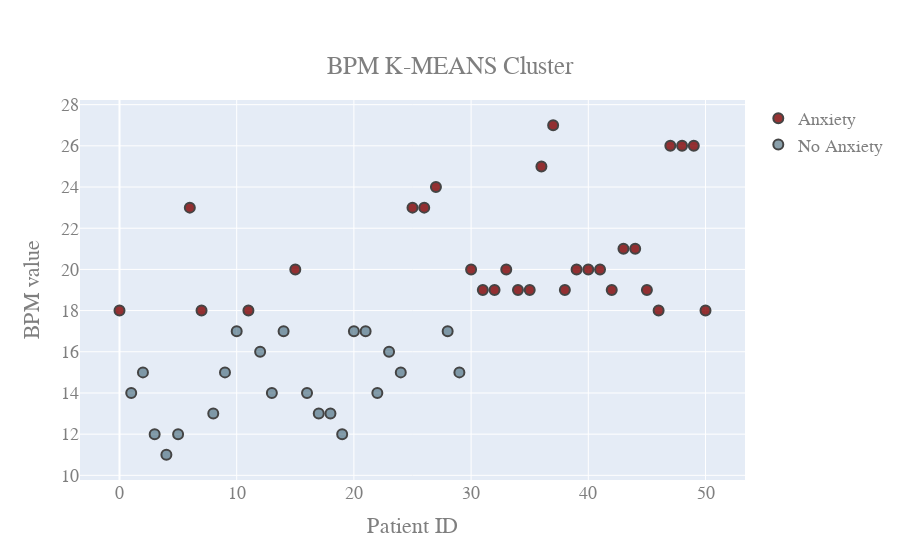

This figure's notebook cell:
### Code cell
import plotly.graph_objects as go
import numpy as np
from sklearn.cluster import KMeans

X_axis = df["BPM"].dropna()
Y = np.arange(len(X))

X = np.array(df["BPM"].dropna()).reshape(-1, 1) 
kmeans = KMeans(n_clusters=2, random_state=0).fit(X)
labels = kmeans.labels_


val = np.array(df["BPM"].dropna())
val_x = np.arange(len(bpm))

# p1 = []
# for i in range(len(val)):
#     if
#     arr = [val_x[i], val[i],labels[i]]
#     abc.append(arr)
    
p1 = []
p2 = []
for i in range(len(val)):
    if labels[i] == 0:
        arr = [val_x[i], val[i],labels[i]]
        p1.append(arr)
    else:
        arr = [val_x[i], val[i],labels[i]]
        p2.append(arr)

df_sdnn_0 = pd.DataFrame(data=p1, columns=['No', 'SDNN', 'Label'])
df_sdnn_1 = pd.DataFrame(data=p2, columns=['No', 'SDNN', 'Label'])    

# fig = px.scatter(x=bpm_x, y=bpm,name='BPM')
fig = go.Figure()

fig.add_trace(go.Scatter(
    x=df_sdnn_0['No'], y=df_sdnn_0['SDNN'],
    name='Anxiety',
    mode='markers',
    marker_color='rgba(125, 0, 0, .8)'
))
fig.add_trace(go.Scatter(
    x=df_sdnn_1['No'], y=df_sdnn_1['SDNN'],
    name='No Anxiety',
    mode='markers',
    marker_color='rgba(23,67,88,0.5)'
))

fig.update_traces(mode='markers', marker_line_width=2, marker_size=10)
# fig.update_layout( )

fig.update_layout(
    
    xaxis_title="Patient ID",
    yaxis_title="BPM value",
    
    font=dict(
        family="Courier New, monospace",
        size=18,
        color="#7f7f7f"
    ),
    title={
        'text': "BPM K-MEANS Cluster",
        'y':0.9,
        'x':0.5,
        'xanchor': 'center',
        'yanchor': 'top'
    }
    
)

### Figure 1 — Plotly figure (JSON) as saved in the notebook; plotly's stock layout.template omitted (floating-point values rounded to 4 significant figures)
{"data": [{"marker": {"color": "rgba(125, 0, 0, .8)", "line": {"width": 2}, "size": 10}, "mode": "markers", "name": "Anxiety", "type": "scatter", "x": [0, 6, 7, 11, 15, 25, 26, 27, 30, 31, 32, 33, 34, 35, 36, 37, 38, 39, 40, 41, 42, 43, 44, 45, 46, 47, 48, 49, 50], "y": [18, 23, 18, 18, 20, 23, 23, 24, 20, 19, 19, 20, 19, 19, 25, 27, 19, 20, 20, 20, 19, 21, 21, 19, 18, 26, 26, 26, 18]}, {"marker": {"color": "rgba(23,67,88,0.5)", "line": {"width": 2}, "size": 10}, "mode": "markers", "name": "No Anxiety", "type": "scatter", "x": [1, 2, 3, 4, 5, 8, 9, 10, 12, 13, 14, 16, 17, 18, 19, 20, 21, 22, 23, 24, 28, 29], "y": [14, 15, 12, 11, 12, 13, 15, 17, 16, 14, 17, 14, 13, 13, 12, 17, 17, 14, 16, 15, 17, 15]}], "layout": {"font": {"color": "#7f7f7f", "family": "Courier New, monospace", "size": 18}, "title": {"text": "BPM K-MEANS Cluster", "x": 0.5, "xanchor": "center", "y": 0.9, "yanchor": "top"}, "xaxis": {"title": {"text": "Patient ID"}}, "yaxis": {"title": {"text": "BPM value"}}}}
